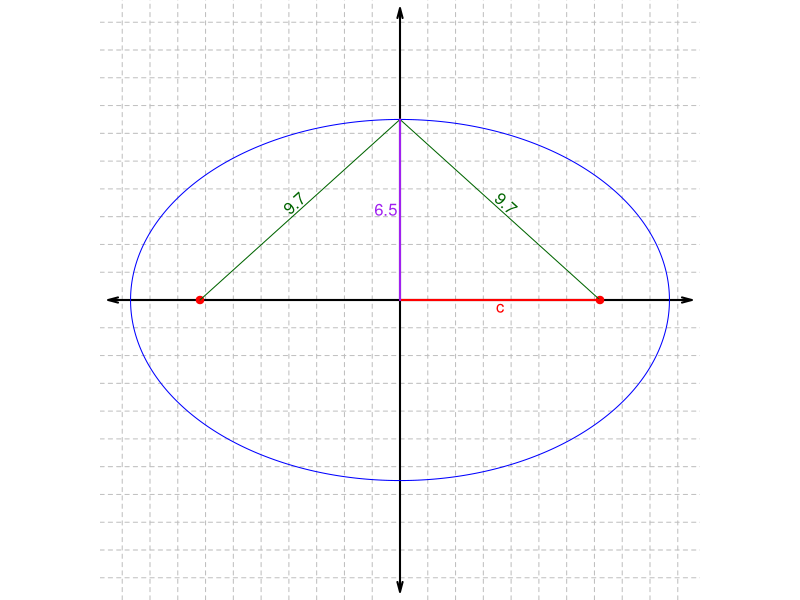
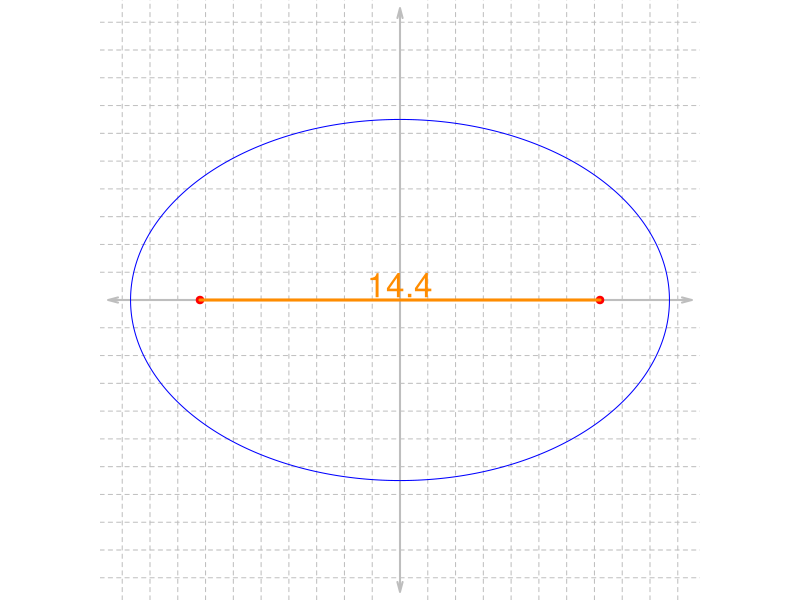

Reproduce these figures in R, in order.
## ---- chunk 1
fixer = function(exp){
  exp = gsub("--","+",exp,fixed=T)
  exp = gsub("(x-0)","x",exp,fixed=T)
  exp = gsub("(y-0)","y",exp,fixed=T)
  return(exp)
}
gcd2 <- function(a, b) {
  if (b == 0) a else Recall(b, a %% b)
}
gcd <- function(...) Reduce(gcd2, c(...))

trips = list(c(3,4,5),
             c(5,12,13),
             c(8,15,17),
             c(7,24,25),
             c(20,21,29),
             c(12,35,37),
             c(9,40,41),
             c(28,45,53),
             c(11,60,61),
             c(16,63,65),
             c(33,56,65),
             c(48,55,73),
             c(13,84,85),
             c(36,77,85),
             c(39,80,89),
             c(65,72,97))

while(T){
  whichi = sample(1:length(trips),1)
  trip = trips[[whichi]]
  maxmult = floor(100/trip[3])
  mult = sample(1:maxmult,1)
  trip = mult*trip
  a = trip[3]/10
  www = sample(1:2,2)
  b = trip[www[1]]/10
  c = trip[www[2]]/10
  if(a>5 && c/a<0.9){break}
}

## ---- chunk 2
par(mar=c(0,0,0,0),pty="s")
plot(0,0,type="n",xlim=c(-10,10),ylim=c(-10,10),axes=F,ann=F)
for(i in 1:10){
  abline(h=i,lty=2,col="grey")
  abline(h=-i,lty=2,col="grey")
  abline(v=i,lty=2,col="grey")
  abline(v=-i,lty=2,col="grey")
}
arrows(-10.5,0,10.5,0,length=0.1,angle=15,code=3,lwd=2)
arrows(0,-10.5,0,10.5,length=0.1,angle=15,code=3,lwd=2)
th = seq(0,2*pi,length.out=1000)
x = a*cos(th)
y = b*sin(th)
polygon(x,y,border="blue")
points(c(-c,c),c(0,0),col="red",pch=19)
lines(c(-c,0),c(0,b),col="darkgreen")
th = atan(b/c)
text(-c/2+0.3*cos(th+pi/2),
     b/2+0.3*sin(th+pi/2),
     a,
     srt=th/pi*180,col="darkgreen")
lines(c(c,0),c(0,b),col="darkgreen")
th = atan(b/c)
text(c/2+0.3*cos(-th+pi/2),
     b/2+0.3*sin(-th+pi/2),
     a,
     srt=-th/pi*180,col="darkgreen")
lines(c(0,c),c(0,0),col="red",lwd=2)
text(c/2,-0.3,"c",col="red")
lines(c(0,0),c(0,b),col="purple",lwd=2)
text(-0.1,b/2,b,col="purple",adj=1)
## ---- chunk 3
par(mar=c(0,0,0,0),pty="s")
plot(0,0,type="n",xlim=c(-10,10),ylim=c(-10,10),axes=F,ann=F)
for(i in 1:10){
  abline(h=i,lty=2,col="grey")
  abline(h=-i,lty=2,col="grey")
  abline(v=i,lty=2,col="grey")
  abline(v=-i,lty=2,col="grey")
}
arrows(-10.5,0,10.5,0,length=0.1,angle=15,code=3,lwd=2,col="grey")
arrows(0,-10.5,0,10.5,length=0.1,angle=15,code=3,lwd=2,col="grey")
th = seq(0,2*pi,length.out=1000)
x = a*cos(th)
y = b*sin(th)
polygon(x,y,border="blue")
points(c(-c,c),c(0,0),col="red",pch=19)
lines(c(-c,c),c(0,0),lwd=3,col="darkorange")
text(0,0.1,2*c,col="darkorange",cex=2,adj=c(0.5,0))
